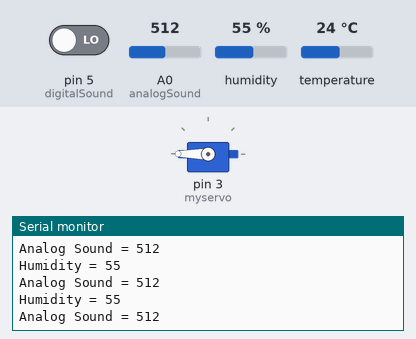
A sketch run on a simulated Arduino Uno, built with avr-gcc and run on an emulated ATmega328P. Shown: servo, the last lines printed to the serial monitor. Inputs (shaded band) come from the test bench; at power-on: A0 (analogSound) = 512, pin 5 (digitalSound) LOW, humidity 55 %, temperature 24 °C.

Above: at 1.2 s.
1.3 s: A0 (analogSound) set to 109
At 1.9 s:
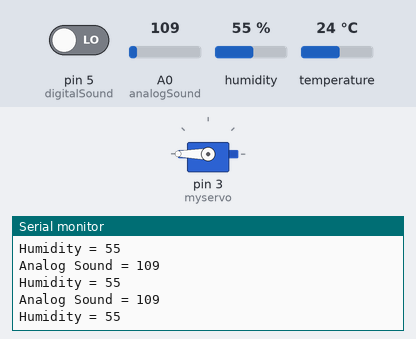
7.3 s: A0 (analogSound) set to 89
At 7.9 s:
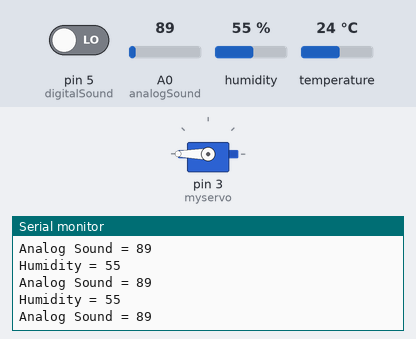
Timing chart, 0 to 10.3 s (numbered marks = the images above; inputs shaded):
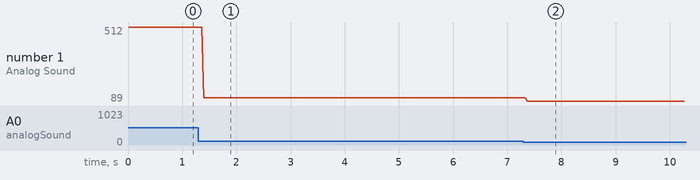

The sketch:

Experiment_4_Kettle.ino
```cpp
#include <DHT.h>
#include <Servo.h>

Servo myservo;

#define DHTPIN 7
#define DHTTYPE DHT22
DHT dht(DHTPIN, DHTTYPE);
#define analogSound A0
#define digitalSound 5
int chk;
int hum;

void setup(){
  Serial.begin(9600);
  dht.begin();
  myservo.attach(3);
  pinMode(analogSound, INPUT);
  pinMode(digitalSound, INPUT);
  myservo.write(180);
}

void loop(){
  int anVal = analogRead(analogSound);
  int digVal = digitalRead(digitalSound);

  Serial.print("Humidity = ");
  hum = dht.readHumidity();
  Serial.println(hum);
  Serial.print("Analog Sound = ");
  Serial.println(anVal);

  if (hum > 97 && anVal > 80) {
    myservo.write(100);
  }

  delay(15);


}
```

Measured:
- the behaviour switches between 100 and 99 on A0 (analogSound) (found by bisection; images 1 and 2)
- after the input at 1.3 s, the serial monitor: prints a new line after 0.10 s (image 1)
- after the input at 7.3 s, the serial monitor: prints a new line after 0.07 s (image 2)
- plotted number 1: 512 → 109 after the input at 1.3 s, 109 → 89 after the input at 7.3 s
